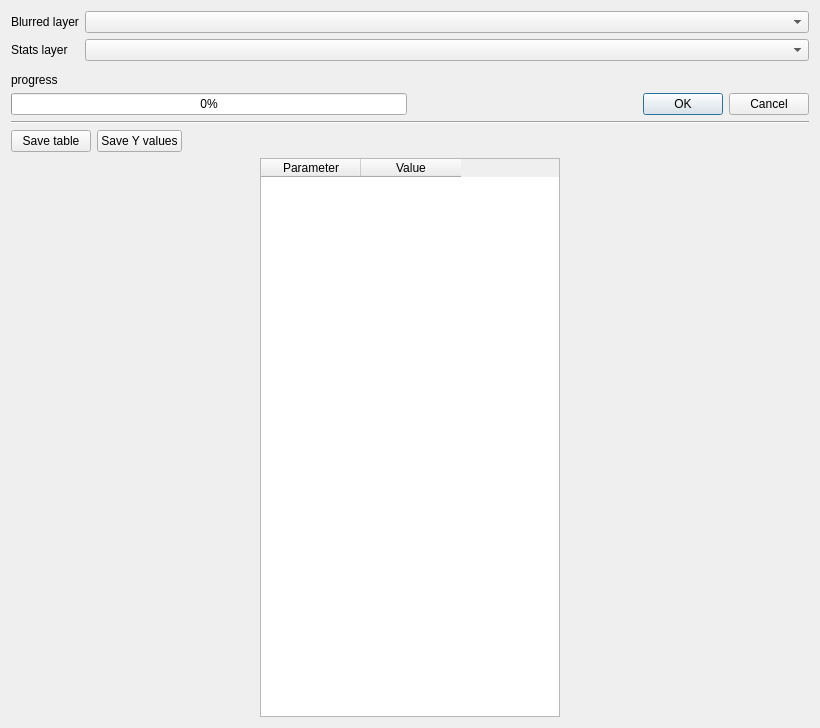
<?xml version="1.0" encoding="UTF-8"?>
<ui version="4.0">
 <class>Stats</class>
 <widget class="QWidget" name="Stats">
  <property name="geometry">
   <rect>
    <x>0</x>
    <y>0</y>
    <width>820</width>
    <height>728</height>
   </rect>
  </property>
  <property name="windowTitle">
   <string notr="true">Form</string>
  </property>
  <layout class="QVBoxLayout" name="verticalLayout">
   <item>
    <layout class="QFormLayout" name="formLayout">
     <property name="fieldGrowthPolicy">
      <enum>QFormLayout::ExpandingFieldsGrow</enum>
     </property>
     <item row="0" column="1">
      <layout class="QHBoxLayout" name="horizontalLayout_4">
       <item>
        <widget class="QgsMapLayerComboBox" name="comboBox_blurredLayer">
         <property name="sizePolicy">
          <sizepolicy hsizetype="Expanding" vsizetype="Fixed">
           <horstretch>0</horstretch>
           <verstretch>0</verstretch>
          </sizepolicy>
         </property>
        </widget>
       </item>
      </layout>
     </item>
     <item row="3" column="1">
      <layout class="QHBoxLayout" name="horizontalLayout_5"/>
     </item>
     <item row="0" column="0">
      <widget class="QLabel" name="label">
       <property name="text">
        <string>Blurred layer</string>
       </property>
      </widget>
     </item>
     <item row="1" column="0">
      <widget class="QLabel" name="label_2">
       <property name="text">
        <string>Stats layer</string>
       </property>
      </widget>
     </item>
     <item row="1" column="1">
      <widget class="QgsMapLayerComboBox" name="comboBox_statsLayer">
       <property name="sizePolicy">
        <sizepolicy hsizetype="Expanding" vsizetype="Fixed">
         <horstretch>0</horstretch>
         <verstretch>0</verstretch>
        </sizepolicy>
       </property>
      </widget>
     </item>
    </layout>
   </item>
   <item>
    <widget class="QLabel" name="label_progressStats">
     <property name="text">
      <string notr="true">progress</string>
     </property>
    </widget>
   </item>
   <item>
    <layout class="QHBoxLayout" name="horizontalLayout_2">
     <item>
      <widget class="QProgressBar" name="progressBar_stats">
       <property name="value">
        <number>0</number>
       </property>
      </widget>
     </item>
     <item>
      <widget class="QDialogButtonBox" name="buttonBox_stats">
       <property name="standardButtons">
        <set>QDialogButtonBox::Cancel|QDialogButtonBox::Ok</set>
       </property>
       <property name="centerButtons">
        <bool>false</bool>
       </property>
      </widget>
     </item>
    </layout>
   </item>
   <item>
    <widget class="Line" name="line">
     <property name="orientation">
      <enum>Qt::Horizontal</enum>
     </property>
    </widget>
   </item>
   <item>
    <layout class="QHBoxLayout" name="horizontalLayout_3">
     <item>
      <widget class="QPushButton" name="pushButton_saveTable">
       <property name="text">
        <string>Save table</string>
       </property>
      </widget>
     </item>
     <item>
      <widget class="QPushButton" name="pushButton_saveYValues">
       <property name="text">
        <string>Save Y values</string>
       </property>
      </widget>
     </item>
     <item>
      <spacer name="horizontalSpacer">
       <property name="orientation">
        <enum>Qt::Horizontal</enum>
       </property>
       <property name="sizeHint" stdset="0">
        <size>
         <width>40</width>
         <height>20</height>
        </size>
       </property>
      </spacer>
     </item>
    </layout>
   </item>
   <item>
    <layout class="QHBoxLayout" name="horizontalLayout">
     <item>
      <widget class="QTableWidget" name="tableWidget">
       <property name="minimumSize">
        <size>
         <width>200</width>
         <height>0</height>
        </size>
       </property>
       <property name="maximumSize">
        <size>
         <width>300</width>
         <height>16777215</height>
        </size>
       </property>
       <attribute name="verticalHeaderVisible">
        <bool>false</bool>
       </attribute>
       <column>
        <property name="text">
         <string>Parameter</string>
        </property>
       </column>
       <column>
        <property name="text">
         <string>Value</string>
        </property>
       </column>
      </widget>
     </item>
     <item>
      <layout class="QVBoxLayout" name="layout_plot"/>
     </item>
    </layout>
   </item>
  </layout>
 </widget>
 <customwidgets>
  <customwidget>
   <class>QgsMapLayerComboBox</class>
   <extends>QComboBox</extends>
   <header>qgis.gui.h</header>
  </customwidget>
 </customwidgets>
 <resources/>
 <connections/>
</ui>
